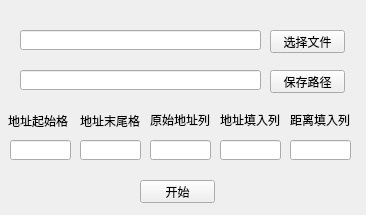
<?xml version="1.0" encoding="UTF-8"?>
<ui version="4.0">
 <class>widget</class>
 <widget class="QWidget" name="widget">
  <property name="geometry">
   <rect>
    <x>0</x>
    <y>0</y>
    <width>366</width>
    <height>215</height>
   </rect>
  </property>
  <property name="windowTitle">
   <string>Form</string>
  </property>
  <widget class="QPushButton" name="pushButton">
   <property name="geometry">
    <rect>
     <x>270</x>
     <y>30</y>
     <width>75</width>
     <height>23</height>
    </rect>
   </property>
   <property name="text">
    <string>选择文件</string>
   </property>
  </widget>
  <widget class="QPushButton" name="pushButton_2">
   <property name="geometry">
    <rect>
     <x>270</x>
     <y>70</y>
     <width>75</width>
     <height>23</height>
    </rect>
   </property>
   <property name="text">
    <string>保存路径</string>
   </property>
  </widget>
  <widget class="QLineEdit" name="lineEdit">
   <property name="geometry">
    <rect>
     <x>20</x>
     <y>30</y>
     <width>241</width>
     <height>20</height>
    </rect>
   </property>
  </widget>
  <widget class="QLineEdit" name="lineEdit_2">
   <property name="geometry">
    <rect>
     <x>20</x>
     <y>70</y>
     <width>241</width>
     <height>20</height>
    </rect>
   </property>
   <property name="autoFillBackground">
    <bool>false</bool>
   </property>
  </widget>
  <widget class="QPushButton" name="pushButton_3">
   <property name="geometry">
    <rect>
     <x>140</x>
     <y>180</y>
     <width>75</width>
     <height>23</height>
    </rect>
   </property>
   <property name="text">
    <string>开始</string>
   </property>
  </widget>
  <widget class="QLabel" name="label">
   <property name="geometry">
    <rect>
     <x>8</x>
     <y>110</y>
     <width>71</width>
     <height>21</height>
    </rect>
   </property>
   <property name="text">
    <string>地址起始格</string>
   </property>
  </widget>
  <widget class="QLabel" name="label_2">
   <property name="geometry">
    <rect>
     <x>80</x>
     <y>110</y>
     <width>71</width>
     <height>21</height>
    </rect>
   </property>
   <property name="text">
    <string>地址末尾格</string>
   </property>
  </widget>
  <widget class="QLabel" name="label_3">
   <property name="geometry">
    <rect>
     <x>150</x>
     <y>110</y>
     <width>61</width>
     <height>20</height>
    </rect>
   </property>
   <property name="text">
    <string>原始地址列</string>
   </property>
  </widget>
  <widget class="QLineEdit" name="lineEdit_3">
   <property name="geometry">
    <rect>
     <x>10</x>
     <y>140</y>
     <width>61</width>
     <height>20</height>
    </rect>
   </property>
  </widget>
  <widget class="QLineEdit" name="lineEdit_4">
   <property name="geometry">
    <rect>
     <x>80</x>
     <y>140</y>
     <width>61</width>
     <height>20</height>
    </rect>
   </property>
  </widget>
  <widget class="QLineEdit" name="lineEdit_5">
   <property name="geometry">
    <rect>
     <x>150</x>
     <y>140</y>
     <width>61</width>
     <height>20</height>
    </rect>
   </property>
  </widget>
  <widget class="QLabel" name="label_4">
   <property name="geometry">
    <rect>
     <x>220</x>
     <y>110</y>
     <width>61</width>
     <height>20</height>
    </rect>
   </property>
   <property name="text">
    <string>地址填入列</string>
   </property>
  </widget>
  <widget class="QLineEdit" name="lineEdit_6">
   <property name="geometry">
    <rect>
     <x>220</x>
     <y>140</y>
     <width>61</width>
     <height>20</height>
    </rect>
   </property>
  </widget>
  <widget class="QLineEdit" name="lineEdit_7">
   <property name="geometry">
    <rect>
     <x>290</x>
     <y>140</y>
     <width>61</width>
     <height>20</height>
    </rect>
   </property>
  </widget>
  <widget class="QLabel" name="label_5">
   <property name="geometry">
    <rect>
     <x>290</x>
     <y>110</y>
     <width>61</width>
     <height>20</height>
    </rect>
   </property>
   <property name="text">
    <string>距离填入列</string>
   </property>
  </widget>
 </widget>
 <resources/>
 <connections/>
</ui>
